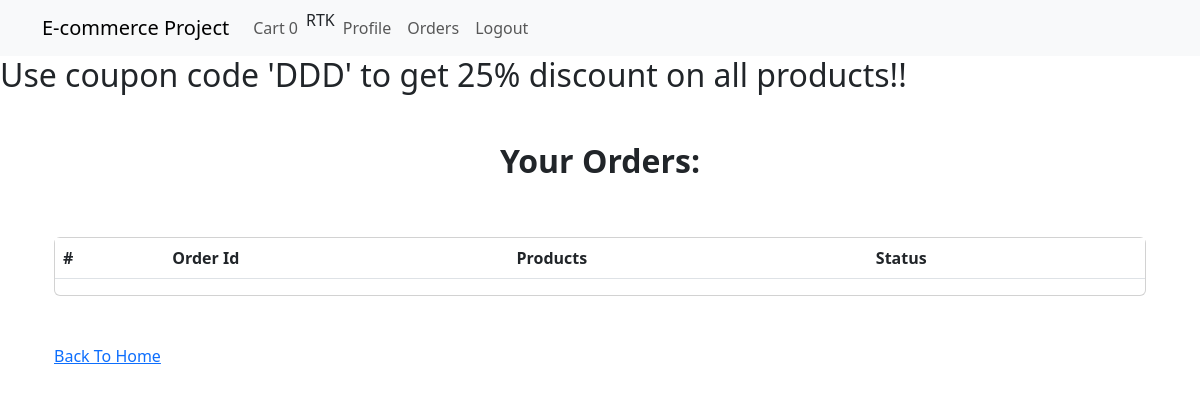
The app's page /payment/orders/ (signed in), older data.
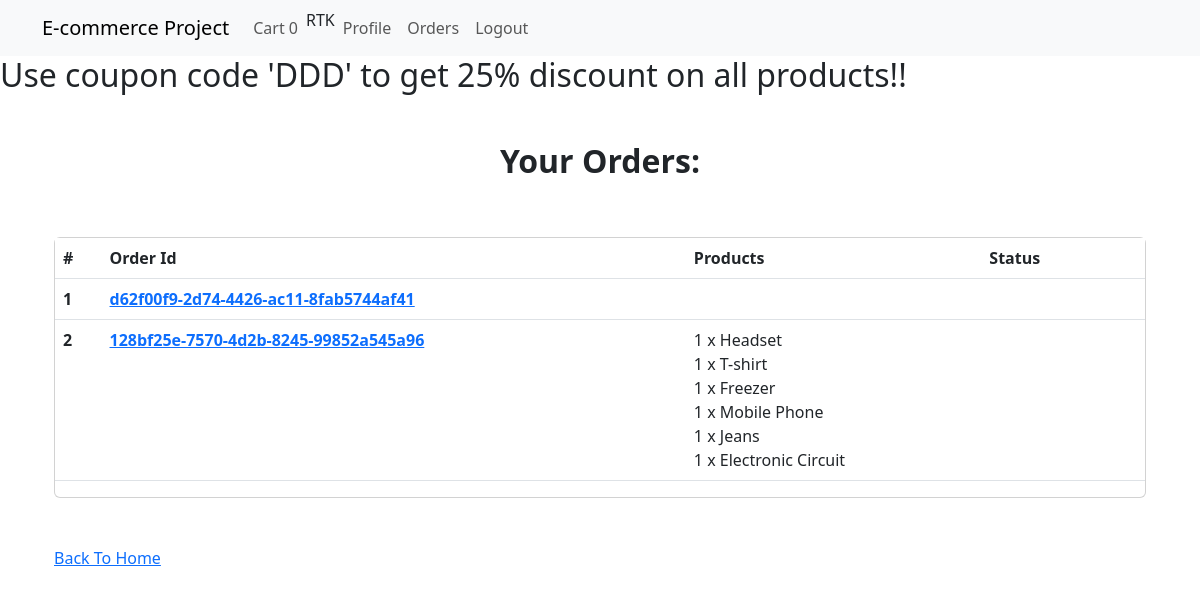
The same page, newer data.
### login_app/models.py (models this page shows, shortened)
class User(AbstractBaseUser,PermissionsMixin):
    email = models.EmailField(unique=True,null=False)
    is_staff = models.BooleanField(
        gettext_lazy('staff status'),
        default = False,
        help_text = gettext_lazy('Designates whether the user can log in this site')
    )
    is_active = models.BooleanField(
        gettext_lazy('active'),
        default = True,
        help_text = gettext_lazy('Designates whether this user should be treated as active. Unselect this instead of deleting accounts')
    )
    USERNAME_FIELD = 'email'
    objects = MyUserManager()

class Profile(models.Model):
    user = models.OneToOneField(User,on_delete=models.CASCADE,related_name='profile')
    username = models.CharField(max_length=264,blank=True)
    full_name = models.CharField(max_length=264,blank=True)
    address = models.TextField(max_length=300,blank=True)
    city = models.CharField(max_length=40,blank=True)
    zipcode = models.CharField(max_length=10,blank=True)
    country = models.CharField(max_length=50,blank=True)
    phone = models.CharField(max_length=20,blank=True)
    date_joined = models.DateTimeField(auto_now_add=True)
    is_seller = models.BooleanField(default=False)

### order_app/models.py (models this page shows, shortened)
class Order(models.Model):
    orderitems = models.ManyToManyField(Cart)
    user = models.ForeignKey(settings.AUTH_USER_MODEL,on_delete=models.CASCADE)
    ordered = models.BooleanField(default=False)
    created_at = models.DateTimeField(auto_now_add=True)
    paymentId = models.CharField(max_length=264,blank=True,null=True)
    orderId = models.CharField(max_length=264,blank=True,null=True)

class Cart(models.Model):
    user = models.ForeignKey(settings.AUTH_USER_MODEL,on_delete=models.CASCADE,
    related_name="cart")
    item = models.ForeignKey(Product,on_delete=models.CASCADE)
    quantity = models.IntegerField(default=1)
    purchased = models.BooleanField(default=False)
    created_at = models.DateTimeField(auto_now_add=True)
    updated_at = models.DateTimeField(auto_now=True)
    def __str__(self):
        return f'{self.quantity} x {self.item}'

### shop_app/models.py (models this page shows)
class Product(models.Model):
    mainimage = models.ImageField(upload_to='products',blank=True)
    name = models.CharField(max_length=264)
    seller_name = models.CharField(max_length=264)
    seller_phone = models.CharField(max_length=20,blank=True)
    category = models.ForeignKey(Category,on_delete=models.CASCADE,related_name='category')
    preview_text = models.TextField(max_length=200,verbose_name='Preview Text')
    detailed_text = models.TextField(max_length=1000,verbose_name='Description')
    price = models.FloatField()
    old_price = models.FloatField(default=0.00)
    created_at = models. DateTimeField(auto_now_add=True)
    def __str__(self):
        return self.name
    class Meta:
        ordering = ['-created_at',]

### payment_app/views.py (the view)
# urls.py: path('orders/',views.order_view,name='orders'),
@login_required
def order_view(request):
    try:
        orders = Order.objects.filter(user=request.user,ordered=True)
        diction = {'orders':orders}
    except:
        messages.warning(request,"You didn't order before!!")
        return redirect('shop_app:home')
    return render(request,'payment_app/order.html',context=diction)

### order_app/templatetags/cart_tags.py (called while the page is built)
@register.filter
def cart_total(user):
    order = Order.objects.filter(user=user,ordered=False)
    if order.exists():
        return order[0].orderitems.count()
    else:
        return 0

### templates/payment_app/order.html
{% extends 'base.html' %}
{% block body_block %}
  <div class="container mt-5">
    <h2 class='text-center'><strong>Your Orders: </strong></h2>
    <div class="row">
      <div class="col-md-12">
        <div class="card mt-5" style="height:auto">
          <div class="table-responsive">
            <table class="table">
              <thead>
                <tr>
                  <th scope="col">#</th>
                  <th scope="col">Order Id</th>
                  <th scope="col">Products</th>
                  <th scope="col">Status</th>
                </tr>
              </thead>
              <tbody>
                {% for order in orders %}
                  <tr>
                    <th scope="row">{{forloop.counter}}</th>
                    <th><a href="#">{{order.orderId}}</a></th>
                    <td>
                      {% for item in order.orderitems.all %}
                        {{item}}
                        <br>
                      {% endfor %}
                    </td>
                    <td><span class="badge badge-primary">In Process</span></td>
                  </tr>
                {% endfor %}
              </tbody>
            </table>
          </div>
        </div>
      </div>
      <div class="col-md-12 my-5 taxt-center">
        <a href="{% url 'shop_app:home' %}">Back To Home</a>
      </div>
    </div>
  </div>
{% endblock %}

### templates/base.html (shortened to what this page needs)
{% load static %}
<!DOCTYPE html>
<html lang="en" dir="ltr">
  <head>
    <link rel="stylesheet" href="https://cdn.jsdelivr.net/npm/bootstrap@5.3.0-alpha1/dist/css/bootstrap.min.css"
    rel="stylesheet"
>
    <link rel="stylesheet" href="{% static 'CSS/main.css' %}">
  </head>
  <body>
    {% include 'navbar.html' %}
    <marquee><h2>Use coupon code 'DDD' to get 25% discount on all products!!</h2></marquee>
    <div class="container">
      {% block body_block %}
      {% endblock %}
    </div>
  </body>
</html>

### templates/navbar.html (shortened to what this page needs)
{% load cart_tags %}
<nav class="navbar navbar-expand-lg navbar-light bg-light">
  <div class="container">
    <a class="navbar-brand" href="{% url 'shop_app:home' %}">E-commerce Project</a>
    <div class="collapse navbar-collapse" id="navbarNav">
      <ul class="navbar-nav ml-auto">
        {% if request.user.is_authenticated %}
          <li class="nav-item"><a class="nav-link" href="{% url 'order_app:cart' %}">
          Cart {{request.user|cart_total}}</a></li>
          <li class="nav-item">{{request.user.profile.username}}</li>
          <li class="nav-item"><a class="nav-link" href="{% url 'login_app:profile' %}">Profile</a></li>
          <li class="nav-item"><a class="nav-link" href="{% url 'payment_app:orders' %}">Orders</a></li>
          <li class="nav-item"><a class="nav-link" href="{% url 'login_app:logout' %}">Logout</a></li>
        {% else %}
          <li class="nav-item"><a class="btn btn-secondary" href="{% url 'login_app:login' %}"><span>Login</span></a></li>
          <li class="nav-item"><a class="btn btn-primary" href="{% url 'login_app:signup' %}"><span>Register</span></a></li>
        {% endif %}
      </ul>
    </div>
  </div>
</nav>

### static/CSS/main.css (style rules this page uses)
.card { height:350px; }

Row changes from the older to the newer data that the page shows:
added Order: orderId "d62f00f9-2d74-4426-ac11-8fab5744af41"
added Order: orderId "128bf25e-7570-4d2b-8245-99852a545a96"
added Cart: quantity+item "1 x Headset"
added Cart: quantity+item "1 x T-shirt"
added Cart: quantity+item "1 x Freezer"
added Cart: quantity+item "1 x Mobile Phone"
added Cart: quantity+item "1 x Jeans"
added Cart: quantity+item "1 x Electronic Circuit"
